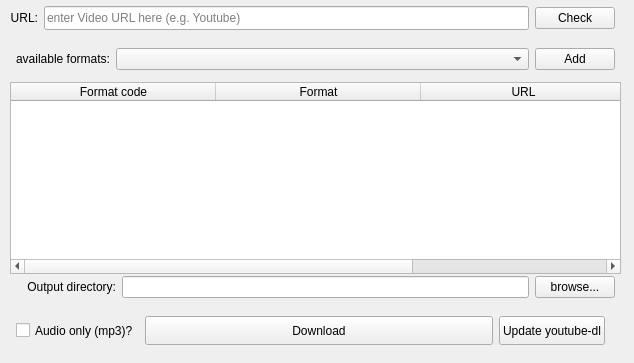
<?xml version="1.0" encoding="UTF-8"?>
<ui version="4.0">
 <class>MainWindow</class>
 <widget class="QMainWindow" name="MainWindow">
  <property name="windowModality">
   <enum>Qt::WindowModal</enum>
  </property>
  <property name="enabled">
   <bool>true</bool>
  </property>
  <property name="geometry">
   <rect>
    <x>0</x>
    <y>0</y>
    <width>634</width>
    <height>363</height>
   </rect>
  </property>
  <property name="sizePolicy">
   <sizepolicy hsizetype="Preferred" vsizetype="Preferred">
    <horstretch>0</horstretch>
    <verstretch>0</verstretch>
   </sizepolicy>
  </property>
  <property name="minimumSize">
   <size>
    <width>634</width>
    <height>363</height>
   </size>
  </property>
  <property name="maximumSize">
   <size>
    <width>634</width>
    <height>363</height>
   </size>
  </property>
  <property name="contextMenuPolicy">
   <enum>Qt::NoContextMenu</enum>
  </property>
  <property name="windowTitle">
   <string>YTDownloada</string>
  </property>
  <property name="windowIcon">
   <iconset resource="Res.qrc">
    <normaloff>:/res/icon/icon.jpg</normaloff>:/res/icon/icon.jpg</iconset>
  </property>
  <widget class="QWidget" name="centralwidget">
   <widget class="QWidget" name="layoutWidget">
    <property name="geometry">
     <rect>
      <x>10</x>
      <y>0</y>
      <width>611</width>
      <height>274</height>
     </rect>
    </property>
    <layout class="QVBoxLayout" name="verticalLayout">
     <item>
      <layout class="QHBoxLayout" name="horizontalLayout">
       <property name="topMargin">
        <number>6</number>
       </property>
       <property name="rightMargin">
        <number>6</number>
       </property>
       <property name="bottomMargin">
        <number>6</number>
       </property>
       <item>
        <widget class="QLabel" name="URLlabel">
         <property name="sizePolicy">
          <sizepolicy hsizetype="Minimum" vsizetype="Minimum">
           <horstretch>0</horstretch>
           <verstretch>0</verstretch>
          </sizepolicy>
         </property>
         <property name="text">
          <string>URL:</string>
         </property>
         <property name="alignment">
          <set>Qt::AlignRight|Qt::AlignTrailing|Qt::AlignVCenter</set>
         </property>
        </widget>
       </item>
       <item>
        <widget class="QLineEdit" name="lineEdit">
         <property name="sizePolicy">
          <sizepolicy hsizetype="MinimumExpanding" vsizetype="MinimumExpanding">
           <horstretch>0</horstretch>
           <verstretch>0</verstretch>
          </sizepolicy>
         </property>
         <property name="placeholderText">
          <string>enter Video URL here (e.g. Youtube)</string>
         </property>
        </widget>
       </item>
       <item>
        <widget class="QPushButton" name="checkButton">
         <property name="sizePolicy">
          <sizepolicy hsizetype="Maximum" vsizetype="Fixed">
           <horstretch>0</horstretch>
           <verstretch>0</verstretch>
          </sizepolicy>
         </property>
         <property name="minimumSize">
          <size>
           <width>80</width>
           <height>0</height>
          </size>
         </property>
         <property name="maximumSize">
          <size>
           <width>80</width>
           <height>16777215</height>
          </size>
         </property>
         <property name="text">
          <string>Check</string>
         </property>
        </widget>
       </item>
      </layout>
     </item>
     <item>
      <layout class="QHBoxLayout" name="horizontalLayout_2">
       <property name="leftMargin">
        <number>0</number>
       </property>
       <property name="topMargin">
        <number>6</number>
       </property>
       <property name="rightMargin">
        <number>6</number>
       </property>
       <property name="bottomMargin">
        <number>6</number>
       </property>
       <item>
        <widget class="QLabel" name="FormatsLabel">
         <property name="sizePolicy">
          <sizepolicy hsizetype="Maximum" vsizetype="Preferred">
           <horstretch>0</horstretch>
           <verstretch>0</verstretch>
          </sizepolicy>
         </property>
         <property name="minimumSize">
          <size>
           <width>100</width>
           <height>0</height>
          </size>
         </property>
         <property name="maximumSize">
          <size>
           <width>150</width>
           <height>16777215</height>
          </size>
         </property>
         <property name="text">
          <string>available formats:</string>
         </property>
         <property name="alignment">
          <set>Qt::AlignRight|Qt::AlignTrailing|Qt::AlignVCenter</set>
         </property>
        </widget>
       </item>
       <item>
        <widget class="QComboBox" name="formatsComboBox">
         <property name="sizePolicy">
          <sizepolicy hsizetype="Expanding" vsizetype="Fixed">
           <horstretch>0</horstretch>
           <verstretch>0</verstretch>
          </sizepolicy>
         </property>
        </widget>
       </item>
       <item>
        <widget class="QPushButton" name="pushButton">
         <property name="sizePolicy">
          <sizepolicy hsizetype="Maximum" vsizetype="Fixed">
           <horstretch>0</horstretch>
           <verstretch>0</verstretch>
          </sizepolicy>
         </property>
         <property name="minimumSize">
          <size>
           <width>0</width>
           <height>0</height>
          </size>
         </property>
         <property name="maximumSize">
          <size>
           <width>80</width>
           <height>16777215</height>
          </size>
         </property>
         <property name="text">
          <string>Add</string>
         </property>
        </widget>
       </item>
      </layout>
     </item>
     <item>
      <widget class="QTableWidget" name="downloadList">
       <property name="sizePolicy">
        <sizepolicy hsizetype="Minimum" vsizetype="Expanding">
         <horstretch>0</horstretch>
         <verstretch>0</verstretch>
        </sizepolicy>
       </property>
       <property name="editTriggers">
        <set>QAbstractItemView::NoEditTriggers</set>
       </property>
       <property name="tabKeyNavigation">
        <bool>false</bool>
       </property>
       <property name="showDropIndicator" stdset="0">
        <bool>false</bool>
       </property>
       <property name="dragDropOverwriteMode">
        <bool>false</bool>
       </property>
       <property name="sortingEnabled">
        <bool>true</bool>
       </property>
       <property name="wordWrap">
        <bool>false</bool>
       </property>
       <attribute name="horizontalHeaderCascadingSectionResizes">
        <bool>true</bool>
       </attribute>
       <attribute name="horizontalHeaderMinimumSectionSize">
        <number>50</number>
       </attribute>
       <attribute name="horizontalHeaderDefaultSectionSize">
        <number>205</number>
       </attribute>
       <attribute name="horizontalHeaderHighlightSections">
        <bool>false</bool>
       </attribute>
       <attribute name="horizontalHeaderShowSortIndicator" stdset="0">
        <bool>false</bool>
       </attribute>
       <column>
        <property name="text">
         <string>Format code</string>
        </property>
        <property name="textAlignment">
         <set>AlignCenter</set>
        </property>
       </column>
       <column>
        <property name="text">
         <string>Format</string>
        </property>
        <property name="textAlignment">
         <set>AlignCenter</set>
        </property>
       </column>
       <column>
        <property name="text">
         <string>URL</string>
        </property>
        <property name="textAlignment">
         <set>AlignCenter</set>
        </property>
       </column>
      </widget>
     </item>
    </layout>
   </widget>
   <widget class="QWidget" name="layoutWidget">
    <property name="geometry">
     <rect>
      <x>10</x>
      <y>270</y>
      <width>611</width>
      <height>34</height>
     </rect>
    </property>
    <layout class="QHBoxLayout" name="form4">
     <property name="leftMargin">
      <number>6</number>
     </property>
     <property name="topMargin">
      <number>6</number>
     </property>
     <property name="rightMargin">
      <number>6</number>
     </property>
     <property name="bottomMargin">
      <number>6</number>
     </property>
     <item>
      <widget class="QLabel" name="outputdirLabel">
       <property name="sizePolicy">
        <sizepolicy hsizetype="Maximum" vsizetype="Preferred">
         <horstretch>0</horstretch>
         <verstretch>0</verstretch>
        </sizepolicy>
       </property>
       <property name="minimumSize">
        <size>
         <width>100</width>
         <height>0</height>
        </size>
       </property>
       <property name="maximumSize">
        <size>
         <width>150</width>
         <height>16777215</height>
        </size>
       </property>
       <property name="layoutDirection">
        <enum>Qt::LeftToRight</enum>
       </property>
       <property name="text">
        <string>Output directory:</string>
       </property>
       <property name="alignment">
        <set>Qt::AlignRight|Qt::AlignTrailing|Qt::AlignVCenter</set>
       </property>
      </widget>
     </item>
     <item>
      <widget class="QLineEdit" name="outputLineEdit">
       <property name="frame">
        <bool>true</bool>
       </property>
       <property name="readOnly">
        <bool>true</bool>
       </property>
       <property name="placeholderText">
        <string notr="true"/>
       </property>
      </widget>
     </item>
     <item>
      <widget class="QPushButton" name="browseButton">
       <property name="sizePolicy">
        <sizepolicy hsizetype="Maximum" vsizetype="Fixed">
         <horstretch>0</horstretch>
         <verstretch>0</verstretch>
        </sizepolicy>
       </property>
       <property name="maximumSize">
        <size>
         <width>80</width>
         <height>16777215</height>
        </size>
       </property>
       <property name="text">
        <string>browse...</string>
       </property>
      </widget>
     </item>
    </layout>
   </widget>
   <widget class="QWidget" name="layoutWidget">
    <property name="geometry">
     <rect>
      <x>10</x>
      <y>310</y>
      <width>601</width>
      <height>41</height>
     </rect>
    </property>
    <layout class="QHBoxLayout" name="horizontalLayout_3">
     <property name="sizeConstraint">
      <enum>QLayout::SetDefaultConstraint</enum>
     </property>
     <property name="leftMargin">
      <number>6</number>
     </property>
     <property name="topMargin">
      <number>6</number>
     </property>
     <property name="rightMargin">
      <number>6</number>
     </property>
     <property name="bottomMargin">
      <number>6</number>
     </property>
     <item>
      <widget class="QCheckBox" name="AudioCheckbox">
       <property name="sizePolicy">
        <sizepolicy hsizetype="Maximum" vsizetype="Minimum">
         <horstretch>0</horstretch>
         <verstretch>0</verstretch>
        </sizepolicy>
       </property>
       <property name="contextMenuPolicy">
        <enum>Qt::NoContextMenu</enum>
       </property>
       <property name="layoutDirection">
        <enum>Qt::LeftToRight</enum>
       </property>
       <property name="text">
        <string>Audio only (mp3)?</string>
       </property>
      </widget>
     </item>
     <item>
      <widget class="QPushButton" name="DownloadButton">
       <property name="sizePolicy">
        <sizepolicy hsizetype="Minimum" vsizetype="Minimum">
         <horstretch>0</horstretch>
         <verstretch>0</verstretch>
        </sizepolicy>
       </property>
       <property name="contextMenuPolicy">
        <enum>Qt::NoContextMenu</enum>
       </property>
       <property name="layoutDirection">
        <enum>Qt::LeftToRight</enum>
       </property>
       <property name="text">
        <string>Download</string>
       </property>
       <property name="autoDefault">
        <bool>false</bool>
       </property>
      </widget>
     </item>
     <item>
      <widget class="QPushButton" name="UpdateButton">
       <property name="sizePolicy">
        <sizepolicy hsizetype="Maximum" vsizetype="Minimum">
         <horstretch>0</horstretch>
         <verstretch>0</verstretch>
        </sizepolicy>
       </property>
       <property name="text">
        <string>Update youtube-dl</string>
       </property>
       <property name="checkable">
        <bool>false</bool>
       </property>
      </widget>
     </item>
    </layout>
   </widget>
  </widget>
 </widget>
 <resources>
  <include location="Res.qrc"/>
 </resources>
 <connections/>
</ui>
